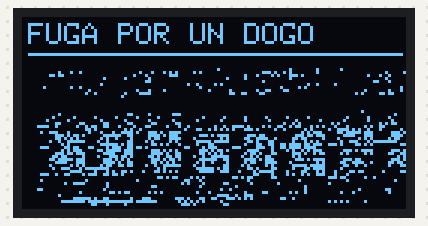
Recording of a sketch running on a simulated Arduino Uno, built with avr-gcc and run on an emulated ATmega328P. On the bench: 128×64 one-colour display.

Above: at 0.2 s.

The sketch:

Funciones_Basicas_OLED1306.ino
```cpp
#include <Wire.h>
#include <Adafruit_GFX.h>
#include <Adafruit_SSD1306.h>

#define ANCHO 128
#define ALTO 64
#define DISPLAY_RESET 4
Adafruit_SSD1306 display(ANCHO, ALTO, &Wire, DISPLAY_RESET);


//ARRAY DE IMAGEN
const unsigned char imagen[] PROGMEM={0x00, 0x00, 0x00, 0x00, 0x00, 0x00, 0x00, 0x00, 0x00, 0x00, 0x00, 0x00, 0x00, 0x00, 0x00, 0x00,
  0x00, 0x00, 0x00, 0x00, 0x00, 0x00, 0x00, 0x08, 0x00, 0x00, 0x08, 0x04, 0x04, 0x00, 0x00, 0x12,
  0x01, 0x12, 0x00, 0x00, 0x22, 0x2a, 0x0a, 0x00, 0x00, 0x1d, 0x28, 0x04, 0x00, 0x00, 0x08, 0x2d,
  0x0d, 0x80, 0x00, 0x00, 0x88, 0x0e, 0x00, 0x00, 0x04, 0x42, 0x8e, 0x80, 0x00, 0x02, 0x24, 0x07,
  0x00, 0x00, 0x02, 0x04, 0x04, 0x00, 0x00, 0x01, 0x04, 0x00, 0x08, 0x00, 0x00, 0x00, 0x08, 0x0c,
  0x00, 0x00, 0x00, 0x00, 0x0c, 0x00, 0x00, 0x00, 0x00, 0x10, 0x00, 0x00, 0x00, 0x00, 0xc4, 0x00,
  0x00, 0x00, 0x04, 0x00, 0x00, 0x00, 0x24, 0x14, 0x00, 0x00, 0x00, 0x24, 0x10, 0x00, 0x00, 0x00,
  0x20, 0x12, 0x00, 0x00, 0x00, 0x00, 0x02, 0x00, 0x00, 0x00, 0x41, 0x40, 0x00, 0x00, 0x00, 0x40,
  0x00, 0x00, 0x40, 0x00, 0x44, 0x20, 0x00, 0x40, 0x80, 0x4c, 0x30, 0x00, 0x00, 0x04, 0x04, 0x52,
  0x00, 0x00, 0x90, 0x04, 0x3c, 0x00, 0x00, 0x00, 0xcc, 0x30, 0x00, 0x00, 0x00, 0x28, 0x36, 0x00,
  0x00, 0x00, 0x00, 0x08, 0x00, 0x00, 0x00, 0x00, 0x00, 0x00, 0x00, 0x00, 0x00, 0x00, 0x00, 0x00,
  0x00, 0x00, 0x00, 0x00, 0x00, 0x00, 0x00, 0x00, 0x00, 0x00, 0x00, 0x00, 0x00, 0x00, 0x00, 0x00,
  0x00, 0x00, 0x00, 0x00, 0x00, 0x00, 0x00, 0x00, 0x00, 0x00, 0x00, 0x00, 0x00, 0x00, 0x00, 0x00,
  0x00, 0x00, 0x00, 0x00, 0x00, 0x00, 0x00, 0x00, 0x00, 0x00, 0x00, 0x00, 0x00, 0x00, 0x00, 0x00,
  0x00, 0x00, 0x00, 0x00, 0x00, 0x00, 0x00, 0x00, 0x00, 0x00, 0x00, 0x00, 0x00, 0x00, 0x00, 0x00,
  0x00, 0x00, 0x00, 0x00, 0x00, 0x00, 0x00, 0x00, 0x00, 0x00};

void setup() {
  Wire.begin();
  display.begin(SSD1306_SWITCHCAPVCC, 0x3C);
  display.setTextColor(WHITE);
  display.setTextSize(1);
}

void loop() {

  display.clearDisplay();
  display.setTextSize(1);
  display.setTextColor(WHITE);
  display.setCursor(2,2);
  display.print("FUGA POR UN DOGO");
  display.drawLine(2,12,126,12, WHITE);

  display.drawBitmap(5,16,imagen,128,64,WHITE);

  display.display();


}
```
